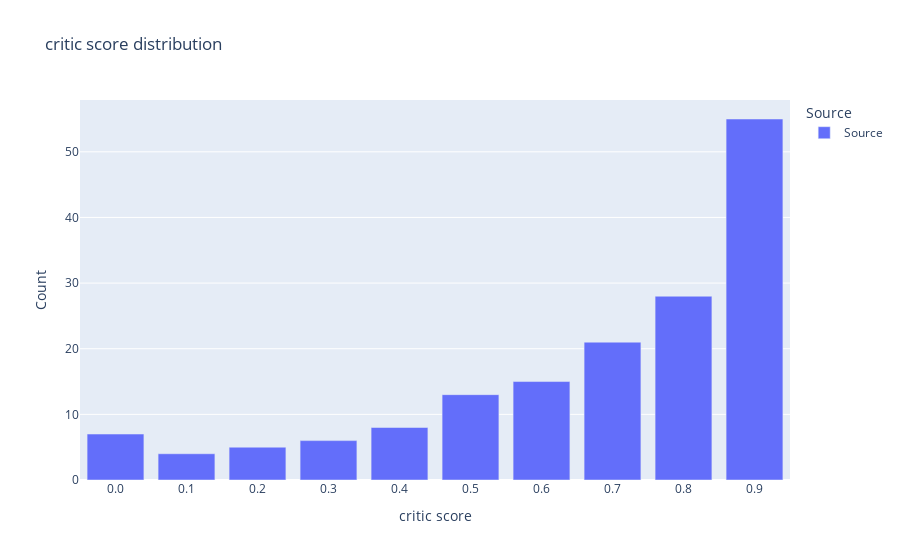
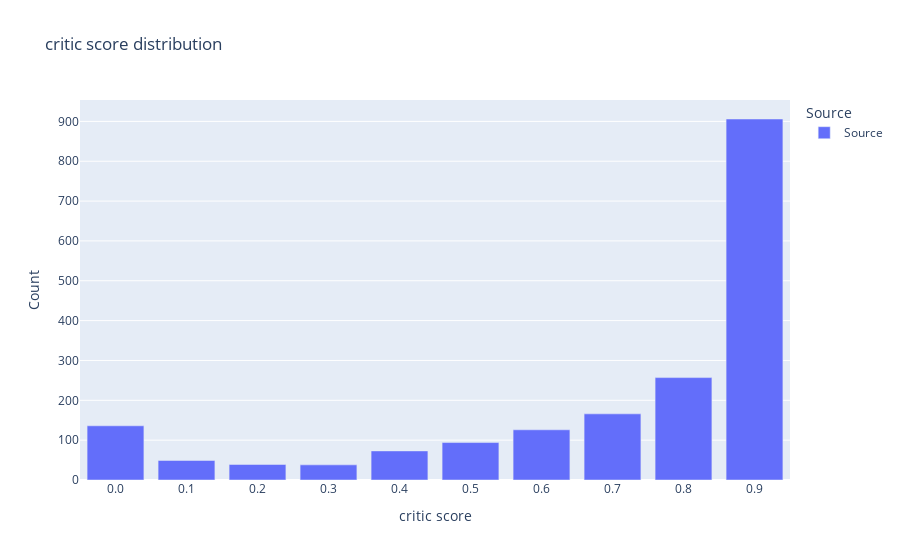

The cell these charts' notebook holds for them, in order:
### Code cell
from spot.visualization import visualize_counts


def display_score_dist(score_counts: Counter):
    display(visualize_counts(score_counts, "critic score", top_k=score_counts.keys()))


display_score_dist(delta_stats["diff_scores_distr"])
display_score_dist(delta_stats["all_scores_distr"])

### Figure 1 — Plotly figure (JSON) as saved in the notebook; plotly's stock layout.template omitted (floating-point values rounded to 4 significant figures)
{"data": [{"alignmentgroup": "True", "hovertemplate": "Source=Source<br>critic score=%{x}<br>Count=%{y}<extra></extra>", "legendgroup": "Source", "marker": {"color": "#636efa", "pattern": {"shape": ""}}, "name": "Source", "offsetgroup": "Source", "orientation": "v", "showlegend": true, "textposition": "auto", "type": "bar", "x": ["0.0", "0.1", "0.2", "0.3", "0.4", "0.5", "0.6", "0.7", "0.8", "0.9"], "xaxis": "x", "y": [7, 4, 5, 6, 8, 13, 15, 21, 28, 55], "yaxis": "y"}], "layout": {"barmode": "relative", "legend": {"title": {"text": "Source"}, "tracegroupgap": 0}, "title": {"text": "critic score distribution"}, "xaxis": {"anchor": "y", "domain": [0, 1], "title": {"text": "critic score"}}, "yaxis": {"anchor": "x", "domain": [0, 1], "title": {"text": "Count"}}}}

### Figure 2 — Plotly figure (JSON) as saved in the notebook; plotly's stock layout.template omitted (floating-point values rounded to 4 significant figures)
{"data": [{"alignmentgroup": "True", "hovertemplate": "Source=Source<br>critic score=%{x}<br>Count=%{y}<extra></extra>", "legendgroup": "Source", "marker": {"color": "#636efa", "pattern": {"shape": ""}}, "name": "Source", "offsetgroup": "Source", "orientation": "v", "showlegend": true, "textposition": "auto", "type": "bar", "x": ["0.0", "0.1", "0.2", "0.3", "0.4", "0.5", "0.6", "0.7", "0.8", "0.9"], "xaxis": "x", "y": [136, 49, 39, 38, 73, 94, 126, 166, 257, 906], "yaxis": "y"}], "layout": {"barmode": "relative", "legend": {"title": {"text": "Source"}, "tracegroupgap": 0}, "title": {"text": "critic score distribution"}, "xaxis": {"anchor": "y", "domain": [0, 1], "title": {"text": "critic score"}}, "yaxis": {"anchor": "x", "domain": [0, 1], "title": {"text": "Count"}}}}
